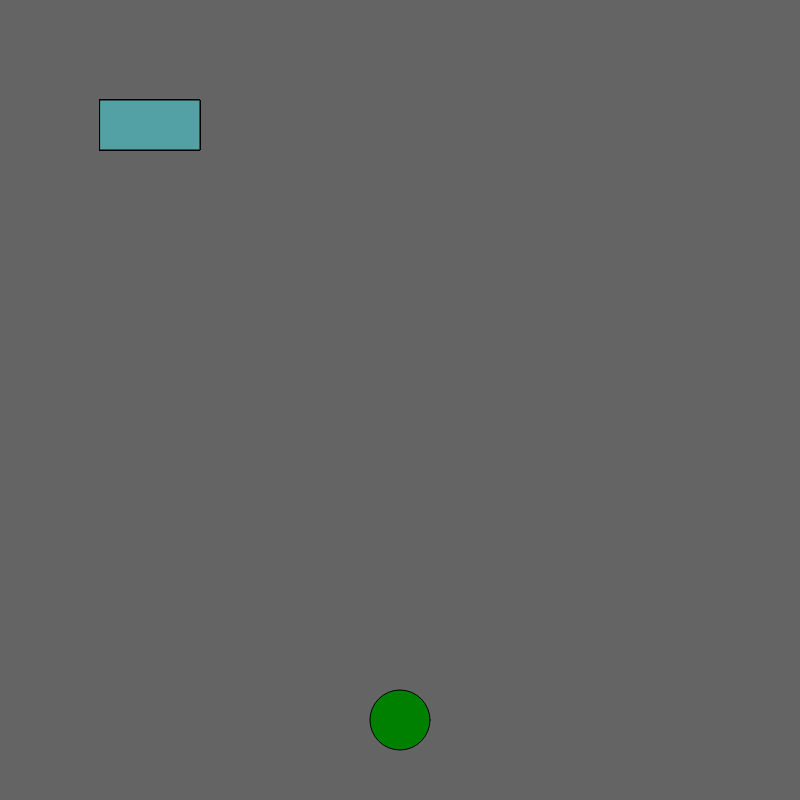
Frame 1 (no input)
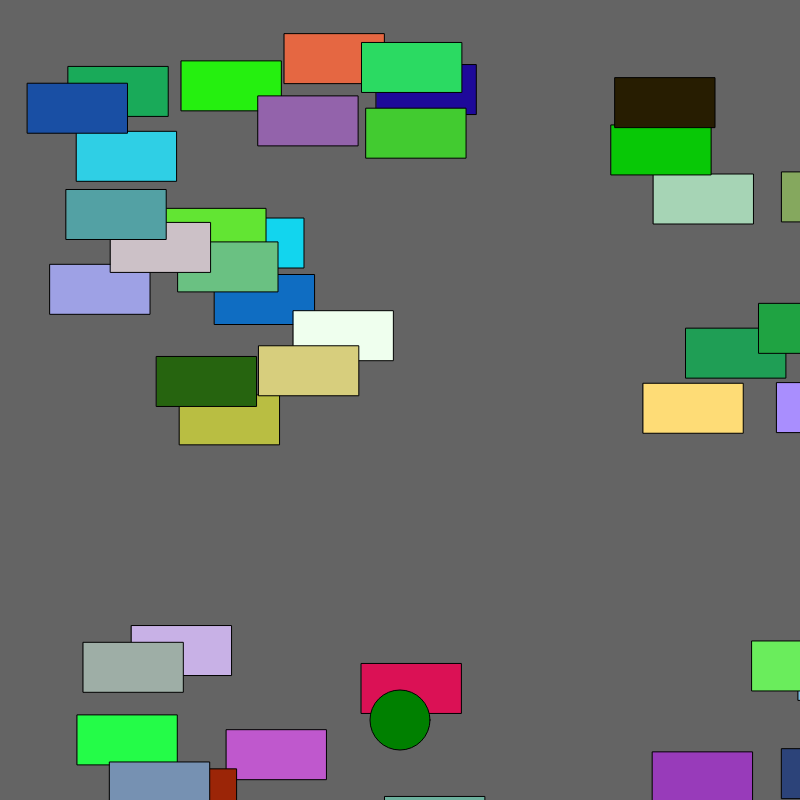
Frame 60 (no input)
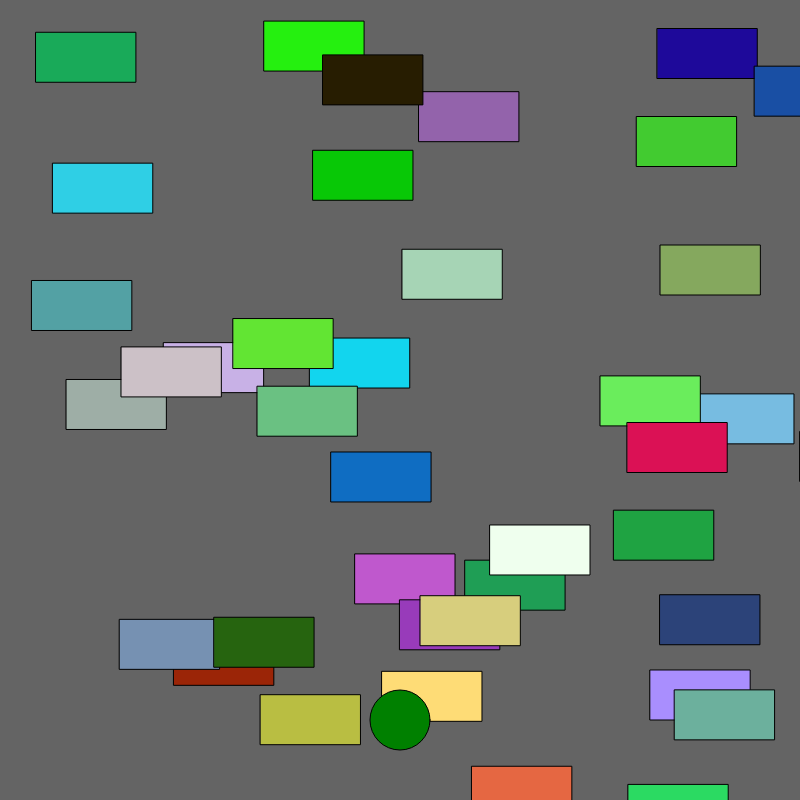
Frame 120 (the mouse pressed at the canvas centre since frame 60)

The p5.js sketch that drew these frames (run headless with seeded random() and noise() and a simulated clock; from frame 60 on, the mouse is pressed at the canvas centre):

// p5.js sketch
// ── sketch.js
var cats = [];
var frogPos;

//---------------------
function setup() {
  createCanvas(800, 800);

  for (var i = 0; i < 40; i++) {
    cats.push(new cat())
  }
  frogPos = createVector(width / 2, height - 80);
  
}
//-------------------------
function draw() {
  background(100);
  for (var i = 0; i < cats.length; i++) {
    cats[i].display();
    cats[i].drive();
    if (cats[i].pos.dist(frogPos) < 50) {
      cats.splice(i, 1);
    }

  }

  fill('green') ;
  ellipse(frogPos.x, frogPos.y, 60, 60);
  checkForKeys() ;

}

//--------------------
function cat() {
  //attributes
  this.pos = createVector(100, 100);
  this.vel = createVector(random(-5, 5), random(-5, 5));
  this.r = random(255);
  this.g = random(255);
  this.b = random(255);
  //vector



  this.display = function() {
    fill(this.r, this.g, this.b);
    rect(this.pos.x, this.pos.y, 100, 50);

  }

  //methods
  this.drive = function() {
    this.pos.add(this.vel);

    if (this.pos.x > width) this.pos.x = 0;
    if (this.pos.x < 0) this.pos.x = width;
    if (this.pos.y > width) this.pos.y = 0;
    if (this.pos.y < 0) this.pos.y = height;


  }
}

function checkForKeys() {
  if (keyIsDown(LEFT_ARROW)) frogPos.x = frogPos.x - 5;
  if (keyIsDown(RIGHT_ARROW)) frogPos.x = frogPos.x + 5;
  if (keyIsDown(UP_ARROW)) frogPos.y = frogPos.y - 5;
  if (keyIsDown(DOWN_ARROW)) frogPos.y = frogPos.y + 5;
}
